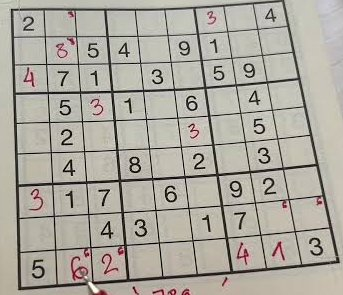
#> input picture data/photos/puzzle01.jpeg, 343 x 295 px; its folder holds 3 pictures in this run
$ python warp.py
#> lines starting #> are read from the running program, lines starting #| are printed output that depends on the picture; after the words box and inside, x2 and y2 are one past the last pixel; in counts of white or black regions, pixels touching at a corner belong together
### utils.py
# Shared helpers: project paths, loading photos and ground truth, and saving labelled figures.

from pathlib import Path

import cv2
import matplotlib.pyplot as plt


BASE_DIR = Path(__file__).resolve().parent
DATA_DIR = BASE_DIR / "data"
PHOTOS_DIR = DATA_DIR / "photos"
RESULTS_DIR = BASE_DIR / "results"


def load_photo(path):
	img = cv2.imread(str(path))
#> img is the input picture: shape (295, 343, 3); mean B, G, R 159.2, 168.6, 172.7
	if img is None:
		raise FileNotFoundError(f"could not read {path}")
	return img


def to_rgb(img):
	if img.ndim == 2:
		return img
	return cv2.cvtColor(img, cv2.COLOR_BGR2RGB)


def show_images(images, titles, cols=3, save_as=None):
	rows = (len(images) + cols - 1) // cols
	fig, axes = plt.subplots(rows, cols, figsize=(4 * cols, 4 * rows))
	axes = axes.ravel() if hasattr(axes, "ravel") else [axes]

	for ax in axes:
		ax.axis("off")
	for ax, img, title in zip(axes, images, titles):
		ax.imshow(to_rgb(img), cmap="gray")
		ax.set_title(title)

	fig.tight_layout()
	if save_as is not None:
		RESULTS_DIR.mkdir(exist_ok=True)
		fig.savefig(RESULTS_DIR / save_as, dpi=120, bbox_inches="tight")
	plt.close(fig)


# [5 lines left out: function load_ground_truth, not called in this run]

### preprocess.py
# Step 1: grayscale, Gaussian blur and adaptive threshold so grid lines and digits are white on black.
# Running it compares adaptive with global and Otsu thresholding.

import cv2

from utils import PHOTOS_DIR, load_photo, show_images


def to_gray(img):
	if img.ndim == 3:
		return cv2.cvtColor(img, cv2.COLOR_BGR2GRAY)
	return img


def threshold_photo(img, blur_size=5, block_size=15, c=8):
	gray = to_gray(img)
	blurred = cv2.GaussianBlur(gray, (blur_size, blur_size), 0)
	binary = cv2.adaptiveThreshold(blurred, 255, cv2.ADAPTIVE_THRESH_GAUSSIAN_C,
								   cv2.THRESH_BINARY_INV, block_size, c)
	return binary


# [6 lines left out: function compare_thresholds, not called in this run]


# [7 lines that do not run on import are left out]

### grid.py
# Step 2: find the four outer corners of the grid from the largest contour, with Canny + Hough lines
# as a fallback. Each result is checked by warping it and testing that grid lines are where we expect.

import cv2
import numpy as np

from preprocess import threshold_photo, to_gray
from utils import PHOTOS_DIR, load_photo, show_images


# [25 lines left out: functions find_lines, split_lines, not called in this run]


def line_x_at(line, y):
	rho, theta = line
	return (rho - y * np.sin(theta)) / np.cos(theta)


def line_y_at(line, x):
	rho, theta = line
	return (rho - x * np.cos(theta)) / np.sin(theta)


# [26 lines left out: functions intersect, corners_from_hough, not called in this run]


def corners_from_contour(binary):
	contours, _ = cv2.findContours(binary, cv2.RETR_EXTERNAL, cv2.CHAIN_APPROX_SIMPLE)
	biggest = max(contours, key=cv2.contourArea)
	hull = cv2.convexHull(biggest)
	peri = cv2.arcLength(hull, True)
	for eps in np.arange(0.01, 0.1, 0.005):
		approx = cv2.approxPolyDP(hull, eps * peri, True)
		if len(approx) == 4:
			return approx.reshape(4, 2).astype(np.float32)
	return None


def order_corners(pts):
	pts = np.array(pts, dtype=np.float32)
	center = pts.mean(axis=0)
	angles = np.arctan2(pts[:, 1] - center[1], pts[:, 0] - center[0])
	pts = pts[np.argsort(angles)]
	start = np.argmin(pts.sum(axis=1))
	return np.roll(pts, -start, axis=0)


def grid_score(binary, corners, size=450, band=3):
	dst = np.array([[0, 0], [size - 1, 0], [size - 1, size - 1], [0, size - 1]], dtype=np.float32)
	H = cv2.getPerspectiveTransform(corners, dst)
	warped = cv2.warpPerspective(binary, H, (size, size))
	step = size / 9
	on_lines = []
	off_lines = []
	for i in range(10):
		pos = int(min(i * step, size - band))
		lo = max(pos - band, 0)
		on_lines.append(warped[lo:pos + band, :].max(axis=0).mean())
		on_lines.append(warped[:, lo:pos + band].max(axis=1).mean())
	for i in range(9):
		pos = int((i + 0.5) * step)
		off_lines.append(warped[pos - band:pos + band, :].max(axis=0).mean())
		off_lines.append(warped[:, pos - band:pos + band].max(axis=1).mean())
	return (np.mean(on_lines) - np.mean(off_lines)) / 255


# [16 lines left out: function harris_check, not called in this run]


def find_grid(img, min_score=0.3, binary=None):
	if binary is None:
		binary = threshold_photo(img)
#> in threshold_photo, `blurred = cv2.GaussianBlur(gray, (blur_size, blur_size), 0)`:
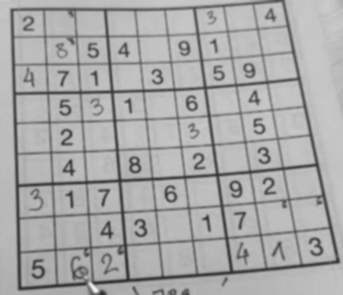
#> blurred: shape (295, 343); min 46, max 244, mean 168.8
#> in threshold_photo, `binary = cv2.adaptiveThreshold(blurred, 255, cv2.ADAPTIVE_THRESH_GAUSS..`:
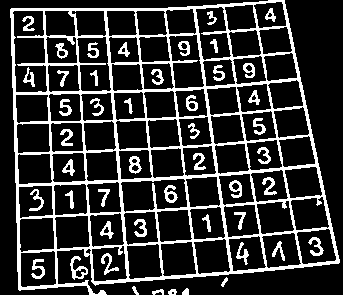
#> binary: shape (295, 343); 19.9% white; 48 white regions
	contour = corners_from_contour(binary)
#> in corners_from_contour, `contours, _ = cv2.findContours(binary, cv2.RETR_EXTERNAL, cv2.CHAIN_AP..`: contours = 7 contours; box (x1, y1, x2, y2) and area: (10, 0, 340, 295) 80039, (70, 256, 88, 280) 174, (168, 289, 177, 295) 32, (152, 289, 164, 295) 28, (182, 288, 189, 295) 28, (221, 277, 228, 287) 22, (132, 286, 139, 295) 20
#> in corners_from_contour, `biggest = max(contours, key=cv2.contourArea)`: biggest = contour of 260 points, box (x1, y1, x2, y2) (10, 0, 340, 295), area 80039
#> in corners_from_contour, `hull = cv2.convexHull(biggest)`: hull = contour of 16 points, box (x1, y1, x2, y2) (10, 0, 340, 295), area 83768
#> in corners_from_contour, `peri = cv2.arcLength(hull, True)`: peri = 1146.4
#> the loop in corners_from_contour, `for eps in np.arange(0.01, 0.1, 0.005):` made 2 passes
#> approx on pass 2: [[284, 0], [339, 262], [19, 290], [10, 9]]
#> contour = [[284, 0], [339, 262], [19, 290], [10, 9]]
	if contour is not None and grid_score(binary, order_corners(contour)) >= min_score:
#> in order_corners, `center = pts.mean(axis=0)`: center = [163, 140.2]
#> in order_corners, `angles = np.arctan2(pts[:, 1] - center[1], pts[:, 0] - center[0])`: angles = [-0.859, 0.605, 2.34, -2.43]
#> in order_corners, `pts = pts[np.argsort(angles)]`: pts = [[10, 9], [284, 0], [339, 262], [19, 290]]
#> in order_corners, `start = np.argmin(pts.sum(axis=1))`: start = 0
#> in grid_score, `dst = np.array([[0, 0], [size - 1, 0], [size - 1, size - 1], [0, size ..`: dst = [[0, 0], [449, 0], [449, 449], [0, 449]]
#> in grid_score, `H = cv2.getPerspectiveTransform(corners, dst)`: H = [[1.56, -0.0498, -15.12], [0.0622, 1.89, -17.66], [-0.000173, 0.000653, 1]]
#> in grid_score, `warped = cv2.warpPerspective(binary, H, (size, size))`:
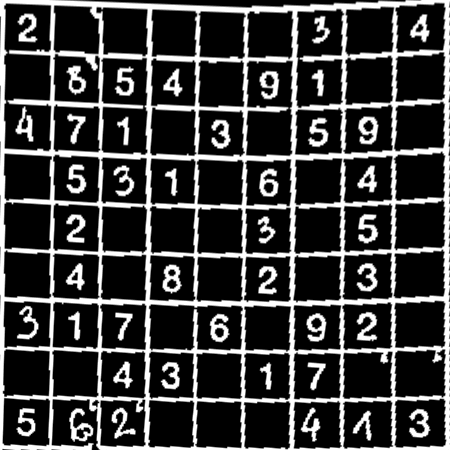
#> warped: shape (450, 450); min 0, max 255, mean 60.6
#> after the loop in grid_score, `for i in range(10):`: on_lines = [118.1, 255, 102.6, 254.7, 108.4, 251.5, 130.5, 253, 135.5, 177.7, 193.1, 68.19, 254.3, 49.33, 254.4, 32.48, 254.2, 38.87, 252.8, 255]
#> after the loop in grid_score, `for i in range(9):`: off_lines = [52.02, 76.74, 65.58, 126.1, 73.98, 109.9, 69.13, 90.99, 55.29, 59.57, 61.49, 74.65, 66.56, 84.97, 49.04, 97.78, 73.32, 60.98]
		return order_corners(contour), "contour"

	hough, _, _ = corners_from_hough(binary)
	if hough is not None and grid_score(binary, order_corners(hough)) >= min_score:
		return order_corners(hough), "hough"
	return None, "none"


# [18 lines left out: functions draw_lines, draw_corners, not called in this run]


# [16 lines that do not run on import are left out]

### warp.py
# Step 3: warp the grid to a square top-down view with a homography and cut it into 81 cells.

import cv2
import numpy as np

from grid import find_grid
from utils import PHOTOS_DIR, load_photo, show_images


def warp_grid(img, corners, size=450):
	dst = np.array([[0, 0], [size - 1, 0], [size - 1, size - 1], [0, size - 1]], dtype=np.float32)
	H = cv2.getPerspectiveTransform(corners, dst)
	H_inv = np.linalg.inv(H)
	warped = cv2.warpPerspective(img, H, (size, size), flags=cv2.INTER_LINEAR)
	return warped, H, H_inv


def split_cells(warped, margin=0.05):
	size = warped.shape[0]
	step = size // 9
	m = int(step * margin)
	cells = []
	for row in range(9):
		for col in range(9):
			y0, x0 = row * step, col * step
			cell = warped[y0 + m:y0 + step - m, x0 + m:x0 + step - m]
			cells.append(cell)
	return cells


def draw_lattice(warped):
	out = warped.copy()
	size = out.shape[0]
	step = size // 9
	for i in range(10):
		cv2.line(out, (i * step, 0), (i * step, size), (0, 0, 255), 1)
		cv2.line(out, (0, i * step), (size, i * step), (0, 0, 255), 1)
	return out


def cells_figure(cells, save_as):
	show_images(cells, [str(i) for i in range(81)], cols=9, save_as=save_as)


if __name__ == "__main__":
	img = load_photo(PHOTOS_DIR / "puzzle01.jpeg")
	corners, method = find_grid(img)
#> corners = [[10, 9], [284, 0], [339, 262], [19, 290]]; method = 'contour'
	warped, H, H_inv = warp_grid(img, corners)
#> in warp_grid, `H_inv = np.linalg.inv(H)`: H_inv = [[0.643, 0.0135, 9.96], [-0.02, 0.525, 8.96], [0.000124, -0.00034, 0.996]]
#> in warp_grid, `warped = cv2.warpPerspective(img, H, (size, size), flags=cv2.INTER_LIN..`:
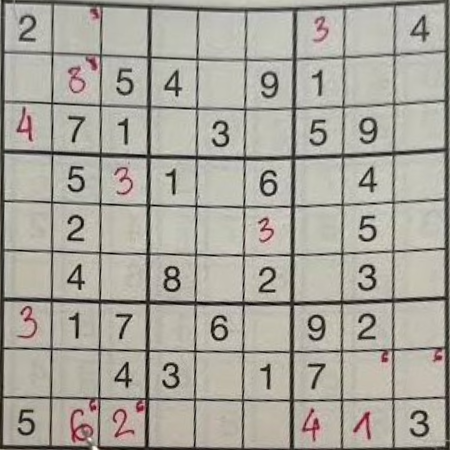
#> warped: shape (450, 450, 3); mean B, G, R 157.1, 166.1, 169.5
	cells = split_cells(warped)
#> after the loop in split_cells, `for row in range(9):`: cells = 81 items
#> cells = 81 items

	print("homography:\n", H.round(3))
#| homography:
#|  [[ 1.5560e+00 -5.0000e-02 -1.5115e+01]
#|  [ 6.2000e-02  1.8930e+00 -1.7661e+01]
#|  [-0.0000e+00  1.0000e-03  1.0000e+00]]
	print("cells:", len(cells), "each", cells[0].shape)
#| cells: 81 each (46, 46, 3)

	show_images([img, warped, draw_lattice(warped)],
				["original", "warped top-down", "9x9 lattice"],
				cols=3, save_as="step3_warp.png")
#> after the loop in draw_lattice, `for i in range(10):`:
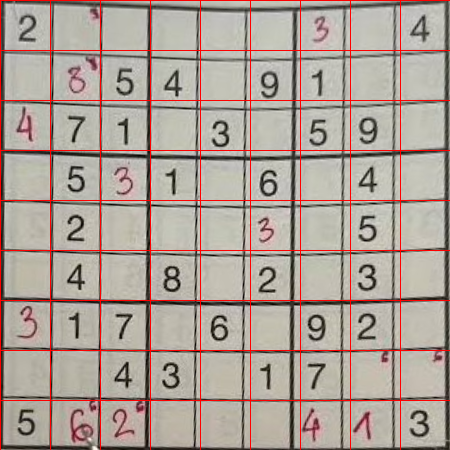
#> out: shape (450, 450, 3); 3.96% of pixels changed, all inside (x1, y1, x2, y2) = (0, 0, 450, 450)
#> in show_images, `rows = (len(images) + cols - 1) // cols`: rows = 1
#> the loop in show_images, `for ax in axes:` made 3 passes
#> the loop in show_images, `for ax, img, title in zip(axes, images, titles):` made 3 passes
#> title on passes 1 to 3: 'original', 'warped top-down', '9x9 lattice'
#> in show_images, `fig.savefig(RESULTS_DIR / save_as, dpi=120, bbox_inches="tight")`:
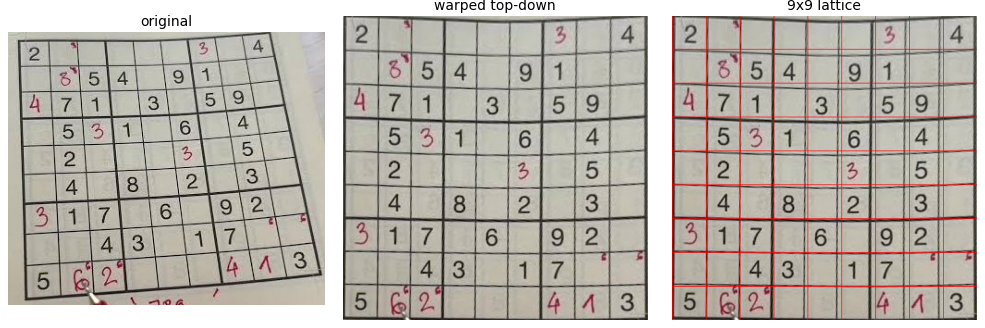
#> figure drawn by matplotlib, 3 panels
	cells_figure(cells, "step3_cells.png")
#> call 2 of show_images, with cols = 9, save_as = 'step3_cells.png'
#> in show_images (call 2), `rows = (len(images) + cols - 1) // cols`: rows = 9
#> the loop in show_images (call 2), `for ax in axes:` made 81 passes
#> the loop in show_images (call 2), `for ax, img, title in zip(axes, images, titles):` made 81 passes
#> title on passes 1 to 12: '0', '1', '2', '3', '4', '5', '6', '7', '8', '9', '10', '11'
#> in show_images (call 2), `fig.savefig(RESULTS_DIR / save_as, dpi=120, bbox_inches="tight")`:
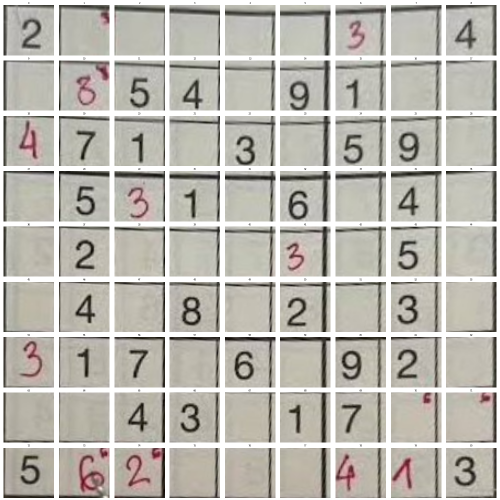
#> figure drawn by matplotlib, 81 panels
	print("saved results/step3_warp.png and results/step3_cells.png")
